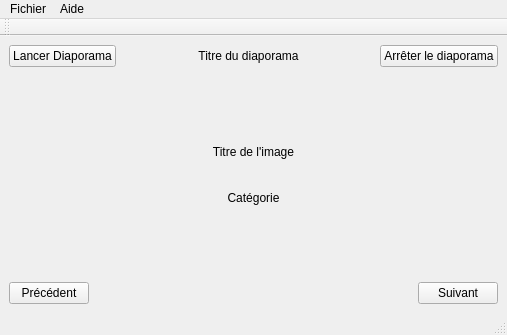
<?xml version="1.0" encoding="UTF-8"?>
<ui version="4.0">
 <class>LecteurVue</class>
 <widget class="QMainWindow" name="LecteurVue">
  <property name="geometry">
   <rect>
    <x>0</x>
    <y>0</y>
    <width>507</width>
    <height>335</height>
   </rect>
  </property>
  <property name="windowTitle">
   <string>lecteurvue</string>
  </property>
  <property name="styleSheet">
   <string notr="true"/>
  </property>
  <widget class="QWidget" name="centralwidget">
   <layout class="QVBoxLayout" name="verticalLayout_2">
    <item>
     <layout class="QHBoxLayout" name="horizontalLayout" stretch="1,1,1,1,1">
      <property name="sizeConstraint">
       <enum>QLayout::SetFixedSize</enum>
      </property>
      <item>
       <widget class="QPushButton" name="btnLancerDiapo">
        <property name="text">
         <string>Lancer Diaporama</string>
        </property>
       </widget>
      </item>
      <item>
       <spacer name="horizontalSpacer">
        <property name="orientation">
         <enum>Qt::Horizontal</enum>
        </property>
        <property name="sizeHint" stdset="0">
         <size>
          <width>40</width>
          <height>20</height>
         </size>
        </property>
       </spacer>
      </item>
      <item>
       <widget class="QLabel" name="titreDiapo">
        <property name="text">
         <string>Titre du diaporama</string>
        </property>
        <property name="alignment">
         <set>Qt::AlignCenter</set>
        </property>
       </widget>
      </item>
      <item>
       <spacer name="horizontalSpacer_2">
        <property name="orientation">
         <enum>Qt::Horizontal</enum>
        </property>
        <property name="sizeHint" stdset="0">
         <size>
          <width>40</width>
          <height>20</height>
         </size>
        </property>
       </spacer>
      </item>
      <item>
       <widget class="QPushButton" name="btnArreterDiapo">
        <property name="text">
         <string>Arrêter le diaporama</string>
        </property>
       </widget>
      </item>
     </layout>
    </item>
    <item>
     <spacer name="verticalSpacer">
      <property name="orientation">
       <enum>Qt::Vertical</enum>
      </property>
      <property name="sizeHint" stdset="0">
       <size>
        <width>20</width>
        <height>40</height>
       </size>
      </property>
     </spacer>
    </item>
    <item>
     <layout class="QVBoxLayout" name="verticalLayout">
      <item>
       <widget class="QLabel" name="titreImage">
        <property name="text">
         <string>Titre de l'image</string>
        </property>
        <property name="alignment">
         <set>Qt::AlignCenter</set>
        </property>
       </widget>
      </item>
      <item>
       <layout class="QHBoxLayout" name="horizontalLayout_5">
        <item>
         <spacer name="horizontalSpacer_3">
          <property name="orientation">
           <enum>Qt::Horizontal</enum>
          </property>
          <property name="sizeHint" stdset="0">
           <size>
            <width>40</width>
            <height>20</height>
           </size>
          </property>
         </spacer>
        </item>
        <item>
         <widget class="QLabel" name="image">
          <property name="text">
           <string/>
          </property>
         </widget>
        </item>
        <item>
         <spacer name="horizontalSpacer_4">
          <property name="orientation">
           <enum>Qt::Horizontal</enum>
          </property>
          <property name="sizeHint" stdset="0">
           <size>
            <width>40</width>
            <height>20</height>
           </size>
          </property>
         </spacer>
        </item>
       </layout>
      </item>
      <item>
       <widget class="QLabel" name="catImage">
        <property name="text">
         <string>Catégorie</string>
        </property>
        <property name="alignment">
         <set>Qt::AlignCenter</set>
        </property>
       </widget>
      </item>
     </layout>
    </item>
    <item>
     <spacer name="verticalSpacer_2">
      <property name="orientation">
       <enum>Qt::Vertical</enum>
      </property>
      <property name="sizeHint" stdset="0">
       <size>
        <width>20</width>
        <height>40</height>
       </size>
      </property>
     </spacer>
    </item>
    <item>
     <layout class="QHBoxLayout" name="horizontalLayout_2">
      <item>
       <widget class="QPushButton" name="btnPrec">
        <property name="text">
         <string>Précédent</string>
        </property>
       </widget>
      </item>
      <item>
       <spacer name="horizontalSpacerEntrePrecEtSuiv">
        <property name="orientation">
         <enum>Qt::Horizontal</enum>
        </property>
        <property name="sizeHint" stdset="0">
         <size>
          <width>40</width>
          <height>20</height>
         </size>
        </property>
       </spacer>
      </item>
      <item>
       <widget class="QPushButton" name="btnSuiv">
        <property name="text">
         <string>Suivant</string>
        </property>
       </widget>
      </item>
     </layout>
    </item>
   </layout>
  </widget>
  <widget class="QToolBar" name="toolBar">
   <property name="windowTitle">
    <string>toolBar</string>
   </property>
   <attribute name="toolBarArea">
    <enum>TopToolBarArea</enum>
   </attribute>
   <attribute name="toolBarBreak">
    <bool>false</bool>
   </attribute>
  </widget>
  <widget class="QMenuBar" name="menuBar">
   <property name="geometry">
    <rect>
     <x>0</x>
     <y>0</y>
     <width>507</width>
     <height>21</height>
    </rect>
   </property>
   <widget class="QMenu" name="menuFichier">
    <property name="title">
     <string>Fichier</string>
    </property>
    <widget class="QMenu" name="menuParam_tres">
     <property name="title">
      <string>Paramètres</string>
     </property>
     <widget class="QMenu" name="menuMode">
      <property name="title">
       <string>Mode</string>
      </property>
      <addaction name="actionModeAuto"/>
      <addaction name="actionModeManuel"/>
     </widget>
     <addaction name="actionCharger_Diaporama"/>
     <addaction name="menuMode"/>
     <addaction name="actionChangerVitesseDefilement"/>
     <addaction name="actionEnleverDiaporama"/>
    </widget>
    <addaction name="menuParam_tres"/>
    <addaction name="actionQuitter"/>
   </widget>
   <widget class="QMenu" name="menuAide">
    <property name="title">
     <string>Aide</string>
    </property>
    <addaction name="actionA_propos_de"/>
   </widget>
   <addaction name="menuFichier"/>
   <addaction name="menuAide"/>
  </widget>
  <widget class="QStatusBar" name="statusBar"/>
  <action name="actionCharger_Diaporama">
   <property name="text">
    <string>Charger Diaporama</string>
   </property>
  </action>
  <action name="actionQuitter">
   <property name="text">
    <string>Quitter</string>
   </property>
  </action>
  <action name="actionA_propos_de">
   <property name="text">
    <string>A propos de</string>
   </property>
  </action>
  <action name="actionX0_5">
   <property name="text">
    <string>x0.5</string>
   </property>
  </action>
  <action name="actionX0_75">
   <property name="text">
    <string>x0.75</string>
   </property>
  </action>
  <action name="actionX1">
   <property name="text">
    <string>X1</string>
   </property>
  </action>
  <action name="actionX1_25">
   <property name="text">
    <string>X1.25</string>
   </property>
  </action>
  <action name="actionX1_5">
   <property name="text">
    <string>X1.5</string>
   </property>
  </action>
  <action name="actionX1_75">
   <property name="text">
    <string>X1.75</string>
   </property>
  </action>
  <action name="actionX2">
   <property name="text">
    <string>X2</string>
   </property>
  </action>
  <action name="actionModeAuto">
   <property name="text">
    <string>Automatique</string>
   </property>
  </action>
  <action name="actionModeManuel">
   <property name="text">
    <string>Manuel</string>
   </property>
  </action>
  <action name="actionChangerVitesseDefilement">
   <property name="text">
    <string>Changer la vitesse de défilement du diaporama</string>
   </property>
  </action>
  <action name="actionEnleverDiaporama">
   <property name="text">
    <string>Enlever le diaporama en cours</string>
   </property>
  </action>
 </widget>
 <resources/>
 <connections/>
</ui>
